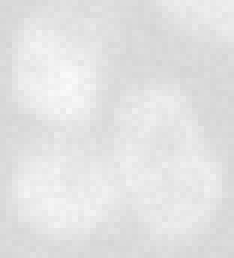
%> input picture segmentation/segment/small-problem.tif, 39 x 43 px (shown 6 times larger)
$ octave --eval "result = NaiveSegment(imread('../segment/small-problem.tif'));"   (GNU Octave 9; MATLAB toolbox functions it lacks are replaced by stand-ins)
%> lines starting %> are read from the running program, lines starting %| are printed output that depends on the picture; in (x1, y1, x2, y2) boxes, pixels count from 0 and x2, y2 are one past the last pixel; in counts of white or black regions, pixels touching at a corner belong together; the program's own positions count from 1
function [p,l] = NaiveSegment(image, varargin)

  % Defaults
  radius    = 50;
  threshold = 0.2;
  fillholes = 1;

  nargs = size(varargin,2);
%> nargs = 0

  if ~ (2*floor(nargs/2) == nargs)
    error('Improper Call to NaiveSegment');
  end

  nargs = floor(size(varargin,2)/2);

  % Decode arguments
  for a=1:nargs
    switch varargin{2*a-1}
      case 'TopHatRadius'
        radius = varargin(2*a);
      case 'Threshold'
        threshold = varargin(2*a);
      case 'FillHoles'
        if ~strcmpi(varargin(2*a), 'true')
          fillholes = 0;
        end
      otherwise
        error('Improper Argument in Call to NaiveSegment');
    end
  end
%> after the loop, fillholes = 1; radius = 50; threshold = 0.2

  % Subtract background, in pixel radius (default 50) tophat filter
  i      = im2double(image);
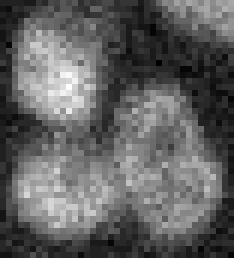
%> i: size 43x39 double (shown 6 times larger); min 0.00323, max 0.00381, mean 0.00346; drawn with min black and max white
  i      = imtophat(i, strel('disk', radius));

  % maps the intensity values such that 1% of data is saturated at low and high intensities
  j      = imadjust(i);
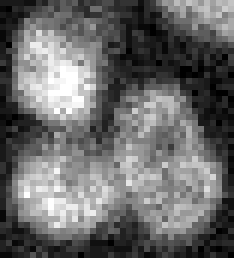
%> j: size 43x39 double (shown 6 times larger); min 0, max 1, mean 0.414

  % To Binary Image (default 30% theshold)
  bw     = im2bw(j, threshold);
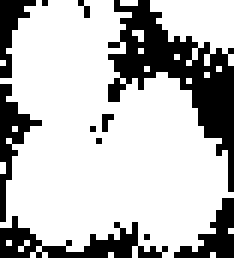
%> bw: size 43x39 logical (shown 6 times larger); 73.2% white; 11 black regions (6 under 20 px), largest, box (x1, y1, x2, y2) and area: (18, 0, 39, 32) 228, (0, 36, 28, 43) 79, (0, 14, 7, 37) 52, (29, 33, 39, 43) 44, (0, 0, 6, 13) 35

  % Fill Holes
  if fillholes
    bw     = imfill(bw, 'holes');
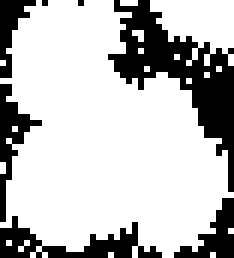
%> bw: size 43x39 logical (shown 6 times larger); 74.5% white; 7 black regions (2 under 20 px)
  end

  l = bwlabel(bw);
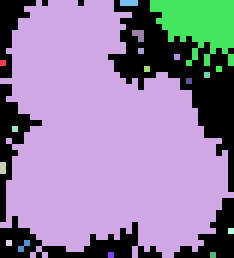
%> l: size 43x39 double (shown 6 times larger); 19 distinct labels, from 0 to 18; one colour per label, 0 black

  % Segment properties (with holes filled)
  p = regionprops(l,...
                  'Area',            'Centroid',     'MajorAxisLength',...
                  'MinorAxisLength', 'Eccentricity', 'ConvexArea',     ...
                  'FilledArea',      'EulerNumber',  'EquivDiameter',  ...
                  'Solidity',        'Perimeter',    'PixelIdxList',   ...
                  'PixelList',       'BoundingBox');
%> p = 18 regions; largest, box (x1, y1, x2, y2), Area, Centroid, MajorAxisLength, MinorAxisLength and Eccentricity: (0, 0, 39, 43) 1129 [18 23.8] 46.96 33.96 0.691, (25, 0, 39, 11) 99 [33.7 4.5] 15.27 9.95 0.759, (20, 0, 23, 1) 3 [22 1] 3.46 1.15 0.943

  % Compute intensities from background adjusted image
  for obj=1:size(p,1)
    p(obj).Intensity =  sum(i(p(obj).PixelIdxList));
  end
%> this loop made 18 passes

  bounds = bwboundaries(bw);
%> bounds = 18 boundaries; largest, box (x1, y1, x2, y2) and points: (0, 0, 39, 43) 176, (25, 0, 39, 11) 53, (20, 0, 23, 1) 5, (22, 5, 24, 7) 4, (0, 27, 1, 29) 3
  for obj=1:size(p,1)
    p(obj).bound = bounds{obj};
  end

  % Naive Classification
  for obj=1:size(p,1)

    p(obj).debris  = 0;
    p(obj).nucleus = 0;
    p(obj).over    = 0;
    p(obj).under   = 0;
    p(obj).newborn = 0;
    p(obj).left    = 0;
    p(obj).right   = 0;
    p(obj).top     = 0;
    p(obj).bottom  = 0;

    if p(obj).Area < 190
      p(obj).debris = 1;
    elseif p(obj).Area < 300
      p(obj).newborn = 1;
      p(obj).nucleus = 1;
    elseif p(obj).Area < 820
      p(obj).nucleus = 1;
    else
      p(obj).under = 1;
    end

    if find(p(obj).PixelList(:,1) == 1)
      p(obj).left = 1;
    end

    if find(p(obj).PixelList(:,2) == 1)
      p(obj).top = 1;
    end

    if find(p(obj).PixelList(:,1) == size(i,2) )
      p(obj).right = 1;
    end

    if find(p(obj).PixelList(:,2) == size(i,1) )
      p(obj).bottom = 1;
    end

  end
%> `result = NaiveSegment(imread('../segment/small-problem.tif'));`: result has the same summary as p in NaiveSegment

end % NaiveSegment
